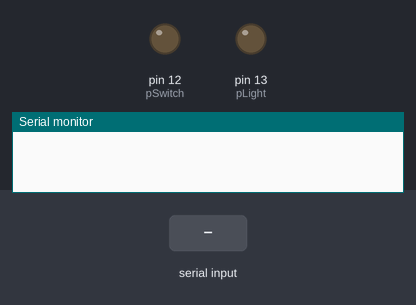
This sketch was run on a simulated Arduino Uno, built with avr-gcc and run on an emulated ATmega328P. On the bench: output pins drawn as LEDs (lit = HIGH), the last lines printed to the serial monitor. Dashed ring = blinking. Inputs (shaded band) come from the test bench. The audio player accepts every command and is not drawn.

Above: at 1.2 s.
1.3 s: "1\n" received over the second serial link
At 3.5 s:
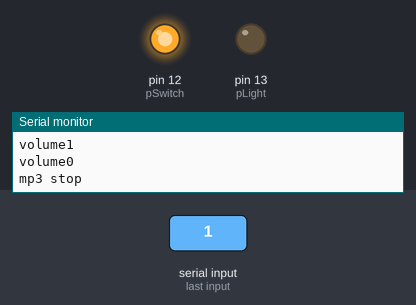
4.3 s: "90,45\n" received over the second serial link
At 4.96 s:
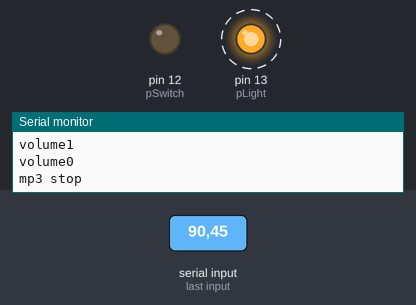
Timing chart, 0 to 13.3 s (numbered marks = the images above; inputs shaded):
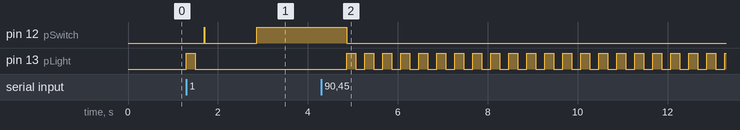

Measured:
- after the input at 1.3 s, pin 12 (pSwitch): LOW → HIGH after 0.40 s, → LOW 0.01 s later, → HIGH 1.2 s later; pin 13 (pLight): LOW → HIGH at once, → LOW 0.20 s later
- after the input at 4.3 s, pin 13 (pLight): alternates HIGH for 0.20 s and LOW for 0.20 s, starting after 0.57 s

The sketch:

seahorse03.ino
```cpp
/*--------------------------------------
  expected blue tooth values:
  0 - turn off sea horse
  1 - turn on sea horse
  int > 1 will play numbered mp3 from /mp3 folder
  --------------------------------------*/
//
//
#include <SoftwareSerial.h>
#include <DFPlayer_Mini_Mp3.h>
//
SoftwareSerial DFPlayerSerial(10, 11); // RX, TX
SoftwareSerial BTSerial(8, 9); // RX, TX
//
int blueToothVal;      // value sent over via bluetooth
int pSwitch = 12;      // pin that shorts out seahorse switch
int pLight = 13;       // state indicator led
//
int pVolume = 15;
//
void setup()
{
  //
  Serial.begin(9600);
  //init serial ports
  DFPlayerSerial.begin(9600);
  BTSerial.begin(9600);
  //
  //init outpot ports
  pinMode(pSwitch, OUTPUT);
  pinMode(pLight, OUTPUT);
  //
  //init DFPlayer
  mp3_set_serial (DFPlayerSerial);  //set softwareSerial for DFPlayer-mini mp3 module
  delay(1);  //wait 1ms for mp3 module to set volume
  mp3_set_volume (pVolume); //(mid volume)
}


void loop()
{
  BTSerial.listen();
  if (BTSerial.available()) {
    //if there is data being recieved
    blueToothVal = BTSerial.parseInt(); //read it

    doFlash(blueToothVal); //flash pin 13 as debug

    if (blueToothVal == 0) {
      //digitalWrite(pLight, LOW);            //turn off LED
      fadeOut();
      pushButton(2000); //long press
      //mp3_stop ();
    }
    else if (blueToothVal == 1) {
      pushButton(10); //short press
    }
    else if (blueToothVal == 2) {
      setVolume(-3);
    }
    else if (blueToothVal == 3) {
      setVolume(3);
    }
    else {
      mp3_set_volume (pVolume);
      //mp3_random_play ();
      delay(5);
      mp3_stop();
      delay(5);
      mp3_play (blueToothVal);
    }
  }
}
//
//
//--(functions and shit)---------------------------------------------------------------------------------------------
//
void setVolume(int aAmount) {
  pVolume = pVolume + aAmount;
  if (pVolume < 0) {
    pVolume = 0;
  } else if (pVolume > 30) {
    pVolume = 30;
  }
  mp3_set_volume (pVolume);
}
//
void pushButton(int aLength) {
  //emulate push and push and hold button of seahorse
  digitalWrite(pSwitch, HIGH);
  delay(aLength);
  digitalWrite(pSwitch, LOW);
}
//
void doFlash(int aNum) {
  while (aNum > 0) {
    digitalWrite(pLight, HIGH);
    delay(200);
    digitalWrite(pLight, LOW);
    delay(200);
    aNum--;
  }
}
//
//
void fadeOut() {
  int tVolume = pVolume;
  while (tVolume > 0) {
    tVolume--;
    if (tVolume < 0) {
      tVolume = 0;
    }
    delay(10);
    Serial.print("volume");
    Serial.println(tVolume);
    mp3_set_volume (tVolume);
  }
  Serial.println("mp3 stop");
  delay(5);
  mp3_stop ();
}
```
